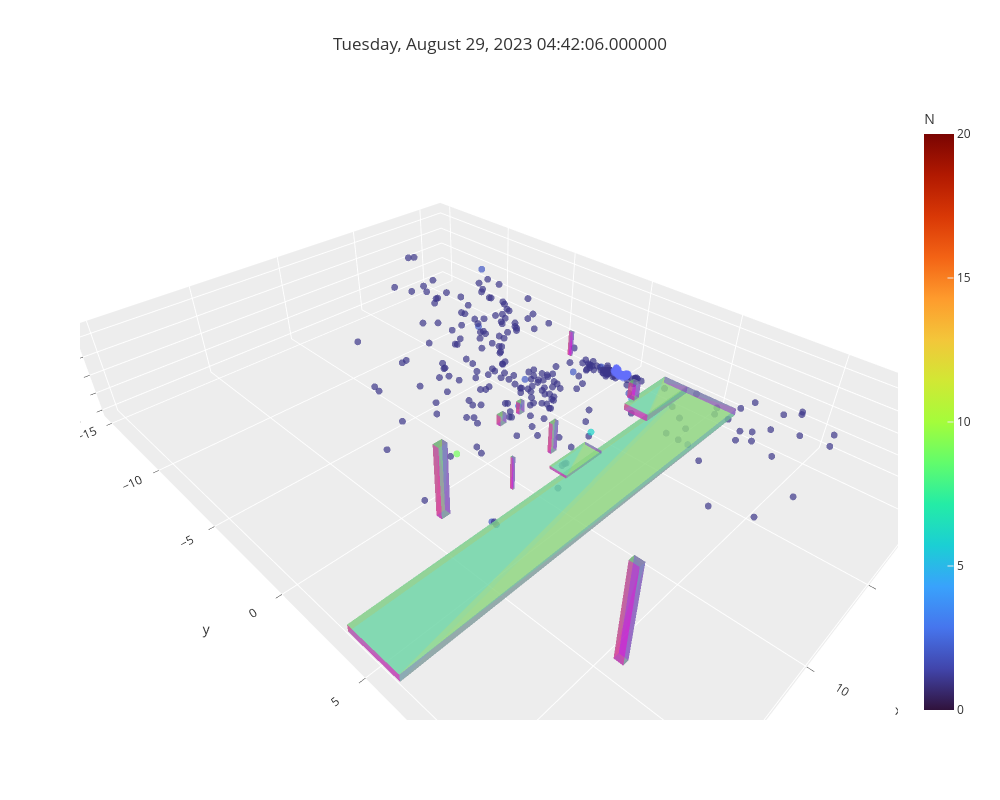

The notebook cell saved with this chart:
### Code cell
IND = 36 * 60 + 27
# RW = rain_ds_minutes_ring_w[IND]
# RC = rain_ds_minutes_ring_c[IND]
# RW = rain_ds_minutes_2_ring_w[IND]
# RC = rain_ds_minutes_2_ring_c[IND]
RW = rain_ds_seconds_ring_w[IND]
RC = rain_ds_seconds_ring_c[IND]

fig = noise_plots.plot3d(RW, RC, exclude)
fig

### Figure 1 — Plotly figure (JSON) as saved in the notebook; plotly's stock layout.template omitted (floating-point values rounded to 4 significant figures; data arrays with more than 128 entries replaced by an {"elided": "..."} marker saying what was removed)
{"data": [{"customdata": {"elided": "264x8 float values"}, "hovertemplate": "<b>%{hovertext}</b><br><br>x=%{x}<br>y=%{y}<br>z=%{z}<br>intensity=%{customdata[0]}<br>t=%{customdata[1]}<br>reflectivity=%{customdata[2]}<br>ring=%{customdata[3]}<br>ambient=%{customdata[4]}<br>range=%{customdata[5]}<br>N=%{marker.color}<br>original_id=%{customdata[7]}<extra></extra>", "hovertext": {"elided": "264 str values"}, "legendgroup": "", "marker": {"color": {"elided": "264 int values"}, "coloraxis": "coloraxis", "line": {"width": 0}, "size": 4, "symbol": "circle"}, "mode": "markers", "name": "", "opacity": 0.7, "scene": "scene", "showlegend": false, "type": "scatter3d", "x": {"elided": "264 float values"}, "y": {"elided": "264 float values"}, "z": {"elided": "264 float values"}}, {"customdata": {"elided": "183x8 float values"}, "hovertemplate": "<b>%{hovertext}</b><br><br>x=%{x}<br>y=%{y}<br>z=%{z}<br>intensity=%{customdata[0]}<br>t=%{customdata[1]}<br>reflectivity=%{customdata[2]}<br>ring=%{customdata[3]}<br>ambient=%{customdata[4]}<br>range=%{customdata[5]}<br>N=%{customdata[6]}<br>original_id=%{customdata[7]}<extra></extra>", "hovertext": {"elided": "183 str values"}, "legendgroup": "", "marker": {"color": "#636EFA", "line": {"width": 0}, "opacity": 0.7, "size": 4, "symbol": "circle"}, "mode": "markers", "name": "", "opacity": 0.7, "scene": "scene", "showlegend": false, "type": "scatter3d", "x": {"elided": "183 float values"}, "y": {"elided": "183 float values"}, "z": {"elided": "183 float values"}}, {"color": "red", "colorscale": [[0, "gold"], [0.5, "mediumturquoise"], [1, "magenta"]], "flatshading": true, "hovertext": "ws100", "i": [7, 0, 0, 0, 4, 4, 6, 6, 4, 0, 3, 2], "intensity": [0.0, 0.09091, 0.1818, 0.2727, 0.3636, 0.4545, 0.5455, 0.6364, 0.7273, 0.8182, 0.9091, 1.0], "intensitymode": "cell", "j": [3, 4, 1, 2, 5, 6, 5, 2, 0, 1, 6, 3], "k": [0, 7, 2, 3, 6, 7, 1, 1, 5, 5, 7, 6], "name": "ws100", "opacity": 0.6, "showscale": false, "type": "mesh3d", "x": [7.35, 7.35, 7.77, 7.77, 7.35, 7.35, 7.77, 7.77], "y": [-1.65, -1.39, -1.39, -1.65, -1.65, -1.39, -1.39, -1.65], "z": [-0.16, -0.16, -0.16, -0.16, 0.41, 0.41, 0.41, 0.41]}, {"color": "red", "colorscale": [[0, "gold"], [0.5, "mediumturquoise"], [1, "magenta"]], "flatshading": true, "hovertext": "ws501", "i": [7, 0, 0, 0, 4, 4, 6, 6, 4, 0, 3, 2], "intensity": [0.0, 0.09091, 0.1818, 0.2727, 0.3636, 0.4545, 0.5455, 0.6364, 0.7273, 0.8182, 0.9091, 1.0], "intensitymode": "cell", "j": [3, 4, 1, 2, 5, 6, 5, 2, 0, 1, 6, 3], "k": [0, 7, 2, 3, 6, 7, 1, 1, 5, 5, 7, 6], "name": "ws501", "opacity": 0.6, "showscale": false, "type": "mesh3d", "x": [6.086, 6.086, 6.43, 6.43, 6.086, 6.086, 6.43, 6.43], "y": [-1.64, -1.39, -1.39, -1.64, -1.64, -1.39, -1.39, -1.64], "z": [-0.16, -0.16, -0.16, -0.16, 0.51, 0.51, 0.51, 0.51]}, {"color": "red", "colorscale": [[0, "gold"], [0.5, "mediumturquoise"], [1, "magenta"]], "flatshading": true, "hovertext": "wall_left", "i": [7, 0, 0, 0, 4, 4, 6, 6, 4, 0, 3, 2], "intensity": [0.0, 0.09091, 0.1818, 0.2727, 0.3636, 0.4545, 0.5455, 0.6364, 0.7273, 0.8182, 0.9091, 1.0], "intensitymode": "cell", "j": [3, 4, 1, 2, 5, 6, 5, 2, 0, 1, 6, 3], "k": [0, 7, 2, 3, 6, 7, 1, 1, 5, 5, 7, 6], "name": "wall_left", "opacity": 0.6, "showscale": false, "type": "mesh3d", "x": [-1, -1, 20, 20, -1, -1, 20, 20], "y": [3.19, 6, 6, 3.19, 3.19, 6, 6, 3.19], "z": [-0.2, -0.2, -0.2, -0.2, 0.18, 0.18, 0.18, 0.18]}, {"color": "red", "colorscale": [[0, "gold"], [0.5, "mediumturquoise"], [1, "magenta"]], "flatshading": true, "hovertext": "box_1", "i": [7, 0, 0, 0, 4, 4, 6, 6, 4, 0, 3, 2], "intensity": [0.0, 0.09091, 0.1818, 0.2727, 0.3636, 0.4545, 0.5455, 0.6364, 0.7273, 0.8182, 0.9091, 1.0], "intensitymode": "cell", "j": [3, 4, 1, 2, 5, 6, 5, 2, 0, 1, 6, 3], "k": [0, 7, 2, 3, 6, 7, 1, 1, 5, 5, 7, 6], "name": "box_1", "opacity": 0.6, "showscale": false, "type": "mesh3d", "x": [-1, -1, 2.45, 2.45, -1, -1, 2.45, 2.45], "y": [1.9, 3.26, 3.26, 1.9, 1.9, 3.26, 3.26, 1.9], "z": [-0.2, -0.2, -0.2, -0.2, 0.18, 0.18, 0.18, 0.18]}, {"color": "red", "colorscale": [[0, "gold"], [0.5, "mediumturquoise"], [1, "magenta"]], "flatshading": true, "hovertext": "box_2", "i": [7, 0, 0, 0, 4, 4, 6, 6, 4, 0, 3, 2], "intensity": [0.0, 0.09091, 0.1818, 0.2727, 0.3636, 0.4545, 0.5455, 0.6364, 0.7273, 0.8182, 0.9091, 1.0], "intensitymode": "cell", "j": [3, 4, 1, 2, 5, 6, 5, 2, 0, 1, 6, 3], "k": [0, 7, 2, 3, 6, 7, 1, 1, 5, 5, 7, 6], "name": "box_2", "opacity": 0.6, "showscale": false, "type": "mesh3d", "x": [5.97, 5.97, 8.43, 8.43, 5.97, 5.97, 8.43, 8.43], "y": [2.3, 3.26, 3.26, 2.3, 2.3, 3.26, 3.26, 2.3], "z": [-0.2, -0.2, -0.2, -0.2, -0.04, -0.04, -0.04, -0.04]}, {"color": "red", "colorscale": [[0, "gold"], [0.5, "mediumturquoise"], [1, "magenta"]], "flatshading": true, "hovertext": "pole_1", "i": [7, 0, 0, 0, 4, 4, 6, 6, 4, 0, 3, 2], "intensity": [0.0, 0.09091, 0.1818, 0.2727, 0.3636, 0.4545, 0.5455, 0.6364, 0.7273, 0.8182, 0.9091, 1.0], "intensitymode": "cell", "j": [3, 4, 1, 2, 5, 6, 5, 2, 0, 1, 6, 3], "k": [0, 7, 2, 3, 6, 7, 1, 1, 5, 5, 7, 6], "name": "pole_1", "opacity": 0.6, "showscale": false, "type": "mesh3d", "x": [1.06, 1.06, 1.46, 1.46, 1.06, 1.06, 1.46, 1.46], "y": [1.36, 1.8, 1.8, 1.36, 1.36, 1.8, 1.8, 1.36], "z": [-0.2, -0.2, -0.2, -0.2, 0.73, 0.73, 0.73, 0.73]}, {"color": "red", "colorscale": [[0, "gold"], [0.5, "mediumturquoise"], [1, "magenta"]], "flatshading": true, "hovertext": "pole_2", "i": [7, 0, 0, 0, 4, 4, 6, 6, 4, 0, 3, 2], "intensity": [0.0, 0.09091, 0.1818, 0.2727, 0.3636, 0.4545, 0.5455, 0.6364, 0.7273, 0.8182, 0.9091, 1.0], "intensitymode": "cell", "j": [3, 4, 1, 2, 5, 6, 5, 2, 0, 1, 6, 3], "k": [0, 7, 2, 3, 6, 7, 1, 1, 5, 5, 7, 6], "name": "pole_2", "opacity": 0.6, "showscale": false, "type": "mesh3d", "x": [0.25, 0.25, 0.38, 0.38, 0.25, 0.25, 0.38, 0.38], "y": [-3.45, -3.19, -3.19, -3.45, -3.45, -3.19, -3.19, -3.45], "z": [-0.2, -0.2, -0.2, -0.2, 1.28, 1.28, 1.28, 1.28]}, {"color": "red", "colorscale": [[0, "gold"], [0.5, "mediumturquoise"], [1, "magenta"]], "flatshading": true, "hovertext": "pole_3", "i": [7, 0, 0, 0, 4, 4, 6, 6, 4, 0, 3, 2], "intensity": [0.0, 0.09091, 0.1818, 0.2727, 0.3636, 0.4545, 0.5455, 0.6364, 0.7273, 0.8182, 0.9091, 1.0], "intensitymode": "cell", "j": [3, 4, 1, 2, 5, 6, 5, 2, 0, 1, 6, 3], "k": [0, 7, 2, 3, 6, 7, 1, 1, 5, 5, 7, 6], "name": "pole_3", "opacity": 0.6, "showscale": false, "type": "mesh3d", "x": [7.21, 7.21, 7.61, 7.61, 7.21, 7.21, 7.61, 7.61], "y": [1.45, 1.66, 1.66, 1.45, 1.45, 1.66, 1.66, 1.45], "z": [-0.2, -0.2, -0.2, -0.2, 1.47, 1.47, 1.47, 1.47]}, {"color": "red", "colorscale": [[0, "gold"], [0.5, "mediumturquoise"], [1, "magenta"]], "flatshading": true, "hovertext": "pole_4", "i": [7, 0, 0, 0, 4, 4, 6, 6, 4, 0, 3, 2], "intensity": [0.0, 0.09091, 0.1818, 0.2727, 0.3636, 0.4545, 0.5455, 0.6364, 0.7273, 0.8182, 0.9091, 1.0], "intensitymode": "cell", "j": [3, 4, 1, 2, 5, 6, 5, 2, 0, 1, 6, 3], "k": [0, 7, 2, 3, 6, 7, 1, 1, 5, 5, 7, 6], "name": "pole_4", "opacity": 0.6, "showscale": false, "type": "mesh3d", "x": [10.5, 10.5, 10.61, 10.61, 10.5, 10.5, 10.61, 10.61], "y": [1.95, 2.13, 2.13, 1.95, 1.95, 2.13, 2.13, 1.95], "z": [-0.2, -0.2, -0.2, -0.2, 1.52, 1.52, 1.52, 1.52]}, {"color": "red", "colorscale": [[0, "gold"], [0.5, "mediumturquoise"], [1, "magenta"]], "flatshading": true, "hovertext": "pole_5", "i": [7, 0, 0, 0, 4, 4, 6, 6, 4, 0, 3, 2], "intensity": [0.0, 0.09091, 0.1818, 0.2727, 0.3636, 0.4545, 0.5455, 0.6364, 0.7273, 0.8182, 0.9091, 1.0], "intensitymode": "cell", "j": [3, 4, 1, 2, 5, 6, 5, 2, 0, 1, 6, 3], "k": [0, 7, 2, 3, 6, 7, 1, 1, 5, 5, 7, 6], "name": "pole_5", "opacity": 0.6, "showscale": false, "type": "mesh3d", "x": [13.49, 13.49, 13.96, 13.96, 13.49, 13.49, 13.96, 13.96], "y": [1, 1.33, 1.33, 1, 1, 1.33, 1.33, 1], "z": [-0.2, -0.2, -0.2, -0.2, 3.49, 3.49, 3.49, 3.49]}, {"color": "red", "colorscale": [[0, "gold"], [0.5, "mediumturquoise"], [1, "magenta"]], "flatshading": true, "hovertext": "pole_6", "i": [7, 0, 0, 0, 4, 4, 6, 6, 4, 0, 3, 2], "intensity": [0.0, 0.09091, 0.1818, 0.2727, 0.3636, 0.4545, 0.5455, 0.6364, 0.7273, 0.8182, 0.9091, 1.0], "intensitymode": "cell", "j": [3, 4, 1, 2, 5, 6, 5, 2, 0, 1, 6, 3], "k": [0, 7, 2, 3, 6, 7, 1, 1, 5, 5, 7, 6], "name": "pole_6", "opacity": 0.6, "showscale": false, "type": "mesh3d", "x": [14.09, 14.09, 14.38, 14.38, 14.09, 14.09, 14.38, 14.38], "y": [10.35, 10.75, 10.75, 10.35, 10.35, 10.75, 10.75, 10.35], "z": [-0.2, -0.2, -0.2, -0.2, 4.5, 4.5, 4.5, 4.5]}], "layout": {"coloraxis": {"cmax": 20, "cmin": 0, "colorbar": {"title": {"text": "N"}}, "colorscale": [[0, "#30123b"], [0.07143, "#4145ab"], [0.1429, "#4675ed"], [0.2143, "#39a2fc"], [0.2857, "#1bcfd4"], [0.3571, "#24eca6"], [0.4286, "#61fc6c"], [0.5, "#a4fc3b"], [0.5714, "#d1e834"], [0.6429, "#f3c63a"], [0.7143, "#fe9b2d"], [0.7857, "#f36315"], [0.8571, "#d93806"], [0.9286, "#b11901"], [1, "#7a0402"]]}, "height": 800, "legend": {"tracegroupgap": 0}, "scene": {"aspectmode": "data", "domain": {"x": [0, 1], "y": [0, 1]}, "xaxis": {"title": {"text": "x"}}, "yaxis": {"title": {"text": "y"}}, "zaxis": {"title": {"text": "z"}}}, "title": {"text": "Tuesday, August 29, 2023 04:42:06.000000"}, "width": 1000}}
